Frame 1 (no input): blank canvas, image omitted
Frame 60 (no input): blank canvas, image omitted
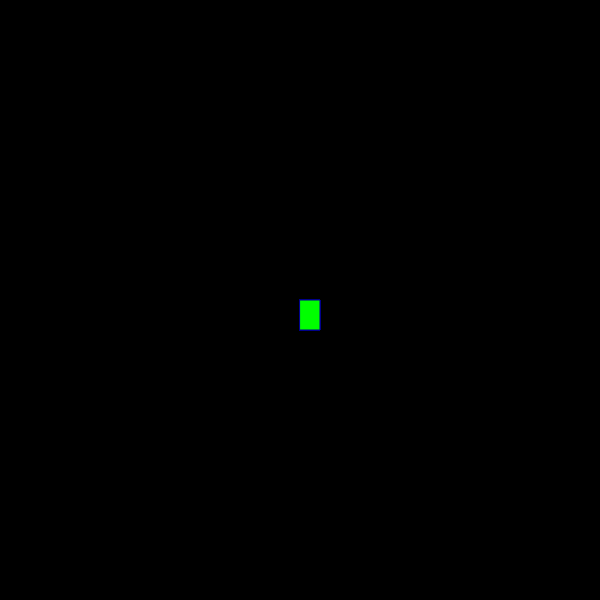
Frame 120 (the mouse pressed at the canvas centre since frame 60)

The p5.js sketch whose frames 1 and 60 were blank and that drew this single picture after the mouse press (run headless with seeded random() and noise() and a simulated clock; from frame 60 on, the mouse is pressed at the canvas centre):

// p5.js sketch
// ── sketch.js
function setup() {
  createCanvas(600, 600);
  background("black")
}

function draw() {
  fill("lime");
  stroke ("darkblue");
  strokeWeight(1);
  if(mouseIsPressed){
  rect(mouseX, mouseY, 20, 30);
  } 
}
